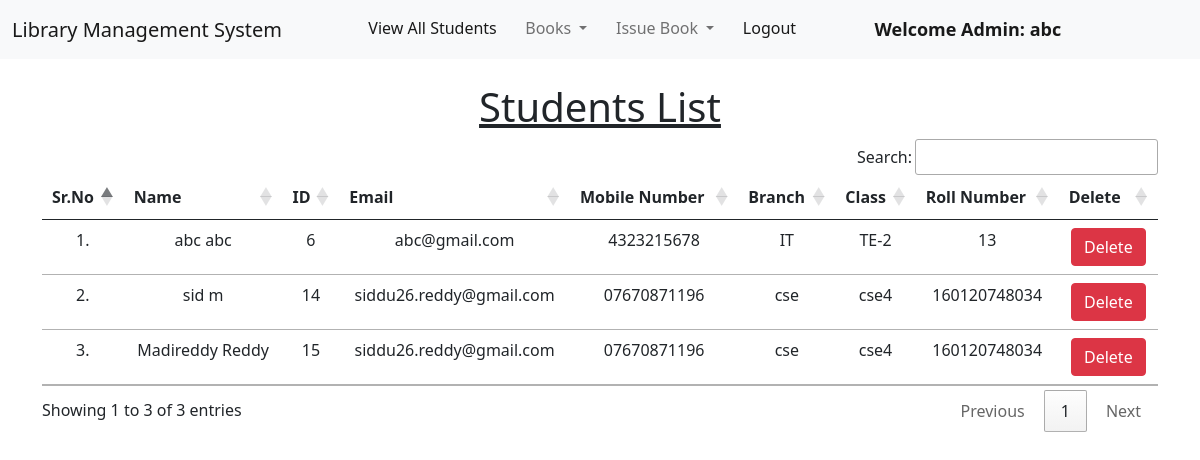
Page /view_students/ (signed in) on the committed database.
### library/models.py (models this page shows, shortened)
class Student(models.Model):
    user = models.OneToOneField(User, on_delete=models.CASCADE)
    classroom = models.CharField(max_length=10)
    branch = models.CharField(max_length=10)
    roll_no = models.CharField(max_length=3, blank=True)
    phone = models.CharField(max_length=10, blank=True)
    image = models.ImageField(upload_to="", blank=True)

### library/views.py (the view)
# urls.py: path("view_students/", views.view_students, name="view_students"),
@login_required(login_url = '/admin_login')
def view_students(request):
    students = Student.objects.all()
    return render(request, "view_students.html", {'students':students})

### library/templates/view_students.html (shortened to what this page needs)
{% extends 'admin_navbar.html' %}
{% load static %}
{% block body %}
<div class="container mt-4">
    <h1 class="text-center"><u>Students List</u></h1>
    <table class="table table-hover" id="example">
        <thead>
            <tr class="text-center">
                <th>Sr.No</th>
                <th>Name</th>
                <th>ID</th>
                <th>Email</th>
                <th>Mobile Number</th>
                <th>Branch</th>
                <th>Class</th>
                <th>Roll Number</th>
                <th>Delete</th>
            </tr>
        </thead>
        <tbody>
            {% for student in students %}
            <tr class="text-center">
                <td>{{forloop.counter}}.</td>
                <td>{{student.user.get_full_name}}</td>
                <td>{{student.user.id}}</td>
                <td>{{student.user.email}}</td>
                <td>{{student.phone}}</td>
                <td>{{student.branch}}</td>
                <td>{{student.classroom}}</td>
                <td>{{student.roll_no}}</td>
                <td><a href="/delete_student/{{student.id}}/" class="btn btn-danger" onclick="return confirm('Are you sure you want to delete this student?')">Delete</a></td>
            </tr>
            {% endfor %}
        </tbody>
    </table>
    </div>
{% endblock %}

### library/templates/admin_navbar.html (shortened to what this page needs)
<!doctype html>
<html lang="en">
  <head>
    <link href="https://cdn.jsdelivr.net/npm/bootstrap@5.1.0/dist/css/bootstrap.min.css" rel="stylesheet">
    <link rel="stylesheet" href="https://cdn.datatables.net/1.10.25/css/jquery.dataTables.min.css">
    <link rel="stylesheet" href="https://cdn.datatables.net/buttons/1.7.1/css/buttons.dataTables.min.css">
  </head>
  <body>
    <nav class="navbar navbar-expand-lg navbar-light bg-light">
        <div class="container-fluid">
          <a class="navbar-brand" href="#"> Library Management System</a>
          <div class="collapse navbar-collapse" id="navbarSupportedContent">
            <ul class="navbar-nav me-auto mb-2 mb-lg-0">
              <li class="nav-item">
                <a class="nav-link active" aria-current="page" href="/view_students/">View All Students</a>
              </li>
              <li class="nav-item dropdown">
                <a class="nav-link dropdown-toggle" href="#" id="navbarDropdown" role="button" data-bs-toggle="dropdown" aria-expanded="false">
                  Books
                </a>
              </li>
              <li class="nav-item dropdown">
                <a class="nav-link dropdown-toggle" href="#" id="navbarDropdown" role="button" data-bs-toggle="dropdown" aria-expanded="false">
                  Issue Book
                </a>
              </li>
              <li class="nav-item">
                <a class="nav-link active" aria-current="page" href="/logout/">Logout</a>
              </li>
              <li class="nav-item">
                <a style="font-weight:600; font-family:'Segoe UI', Tahoma, Geneva, Verdana, sans-serif; font-size: large;" class="nav-link active" href="#">Welcome Admin: {{request.user}}</a>
              </li>
            </ul>
          </div>
        </div>
      </nav>
      {% block body %}
      {% endblock %}
  </body>
</html>

### rows in the picture
Student: user.get_full_name "abc abc", user.id "6", user.email "abc@gmail.com", phone "4323215678", branch "IT", classroom "TE-2", roll_no "13"
Student: user.get_full_name "sid m", user.id "14", user.email "siddu26.reddy@gmail.com", phone "07670871196", branch "cse", classroom "cse4", roll_no "160120748034"
Student: user.get_full_name "Madireddy Reddy", user.id "15", user.email "siddu26.reddy@gmail.com", phone "07670871196", branch "cse", classroom "cse4", roll_no "160120748034"

### other values in the picture
{{ request.user }} "abc"
